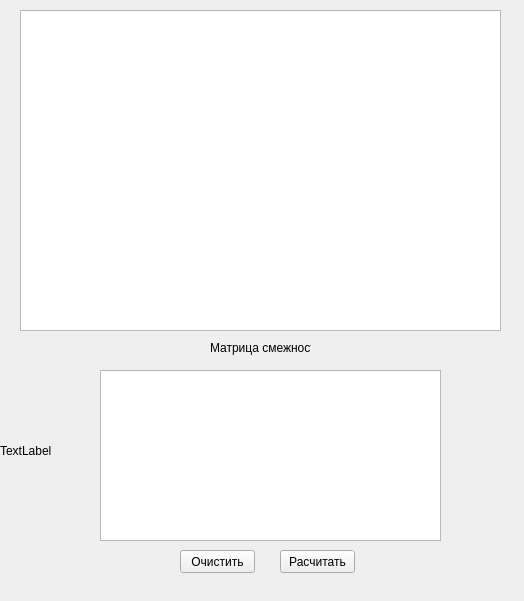
<?xml version="1.0" encoding="UTF-8"?>
<ui version="4.0">
 <class>MainWindow</class>
 <widget class="QMainWindow" name="MainWindow">
  <property name="geometry">
   <rect>
    <x>0</x>
    <y>0</y>
    <width>524</width>
    <height>601</height>
   </rect>
  </property>
  <property name="windowTitle">
   <string>Алгоритм Борувки - Соллина</string>
  </property>
  <widget class="QWidget" name="centralWidget">
   <widget class="QTableWidget" name="tableWidget">
    <property name="geometry">
     <rect>
      <x>100</x>
      <y>370</y>
      <width>341</width>
      <height>171</height>
     </rect>
    </property>
    <property name="rowCount">
     <number>0</number>
    </property>
    <property name="columnCount">
     <number>0</number>
    </property>
    <attribute name="horizontalHeaderCascadingSectionResizes">
     <bool>true</bool>
    </attribute>
    <attribute name="horizontalHeaderDefaultSectionSize">
     <number>30</number>
    </attribute>
    <attribute name="horizontalHeaderMinimumSectionSize">
     <number>15</number>
    </attribute>
    <attribute name="horizontalHeaderShowSortIndicator" stdset="0">
     <bool>false</bool>
    </attribute>
    <attribute name="horizontalHeaderStretchLastSection">
     <bool>false</bool>
    </attribute>
    <attribute name="verticalHeaderCascadingSectionResizes">
     <bool>true</bool>
    </attribute>
    <attribute name="verticalHeaderShowSortIndicator" stdset="0">
     <bool>false</bool>
    </attribute>
    <attribute name="verticalHeaderStretchLastSection">
     <bool>false</bool>
    </attribute>
   </widget>
   <widget class="QGraphicsView" name="graphicsView">
    <property name="geometry">
     <rect>
      <x>20</x>
      <y>10</y>
      <width>481</width>
      <height>321</height>
     </rect>
    </property>
   </widget>
   <widget class="QLabel" name="label">
    <property name="geometry">
     <rect>
      <x>210</x>
      <y>340</y>
      <width>101</width>
      <height>16</height>
     </rect>
    </property>
    <property name="text">
     <string>Матрица смежности</string>
    </property>
   </widget>
   <widget class="QLabel" name="label_2">
    <property name="geometry">
     <rect>
      <x>0</x>
      <y>330</y>
      <width>101</width>
      <height>241</height>
     </rect>
    </property>
    <property name="text">
     <string>TextLabel</string>
    </property>
   </widget>
   <widget class="QPushButton" name="pushButton">
    <property name="geometry">
     <rect>
      <x>280</x>
      <y>550</y>
      <width>75</width>
      <height>23</height>
     </rect>
    </property>
    <property name="text">
     <string>Расчитать</string>
    </property>
   </widget>
   <widget class="QPushButton" name="pushButton_2">
    <property name="geometry">
     <rect>
      <x>180</x>
      <y>550</y>
      <width>75</width>
      <height>23</height>
     </rect>
    </property>
    <property name="text">
     <string>Очистить</string>
    </property>
   </widget>
   <zorder>tableWidget</zorder>
   <zorder>graphicsView</zorder>
   <zorder>label</zorder>
   <zorder>pushButton_2</zorder>
   <zorder>pushButton</zorder>
   <zorder>label_2</zorder>
  </widget>
  <widget class="QMenuBar" name="menuBar">
   <property name="geometry">
    <rect>
     <x>0</x>
     <y>0</y>
     <width>524</width>
     <height>21</height>
    </rect>
   </property>
  </widget>
 </widget>
 <layoutdefault spacing="6" margin="11"/>
 <resources/>
 <connections/>
</ui>
